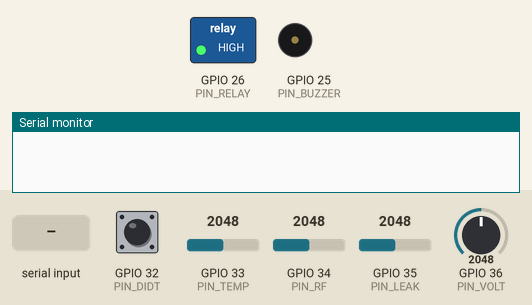
Recording of a program running on a simulated ESP32. On the bench: switched loads named in the program (green lamp = pin HIGH), buzzer (waves = sounding, pin HIGH), the last lines printed to the serial monitor. Inputs (shaded band) come from the test bench; at power-on: GPIO 32 (PIN_DIDT) HIGH, GPIO 33 (PIN_TEMP) = 2048, GPIO 34 (PIN_RF) = 2048, GPIO 35 (PIN_LEAK) = 2048, GPIO 36 (PIN_VOLT) = 2048 (analog values on the 0–4095 scale). WiFi joins after 1.5 s; servers stay silent unless stated; uploads are accepted with an empty reply; the local clock reads 2024-03-15 10:24:30 at power-on unless the program sets it; EEPROM starts erased.

Above: at 0.1 s.
At 1.2 s:
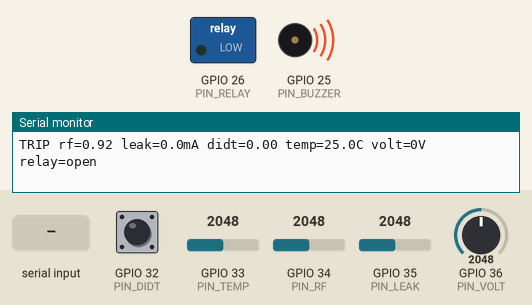
1.3 s: "r" received over Serial
At 1.8 s:
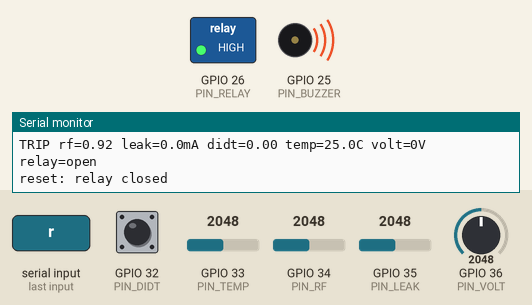
Timing chart, 0 to 4.3 s (numbered marks = the images above; inputs shaded):
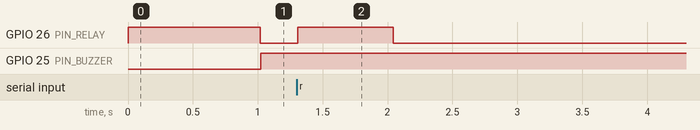

Measured:
- after the input at 1.3 s, GPIO 26 (PIN_RELAY): LOW → HIGH at once, → LOW 0.73 s later

The program:

main.cpp
```cpp
// Fuzz unit firmware (ESP32, Arduino framework).
// NOT YET TESTED ON HARDWARE. The fusion rule and the feature maths are tested on a PC (see host_test/);
// ADC scaling, timing and the relay polarity must be checked on the real board.
#include <Arduino.h>
#include <HTTPClient.h>
#include <Preferences.h>
#include <WiFi.h>
#include <time.h>

#include "config.h"
#include "shape_features.h"
#include "fusion.h"

using namespace fuzz;

static Fusion fusion;
static Preferences prefs;
static volatile bool didtFired = false;   // set by the comparator interrupt
static volatile bool relayOpen = false;

// Network hand-off: the sensing loop writes one JSON string, the network task sends it.
static char outJson[900];
static volatile bool outReady = false;

// ---------------------------------------------------------------------------------------------
// Relay and trip
// ---------------------------------------------------------------------------------------------
void IRAM_ATTR onDidt() {                 // fastest path: cut the supply inside the interrupt
  digitalWrite(PIN_RELAY, RELAY_OFF_LEVEL);
  relayOpen = true;
  didtFired = true;
}

static void openRelay() {
  digitalWrite(PIN_RELAY, RELAY_OFF_LEVEL);
  relayOpen = true;
  fusion.forceTrip();
  prefs.putBool("tripped", true);          // stays tripped after a power cycle until you send 'r' on the serial port
}

static void resetTrip() {
  fusion.setTripped(false);
  prefs.putBool("tripped", false);
  didtFired = false;
  relayOpen = false;
  digitalWrite(PIN_RELAY, RELAY_ON_LEVEL);
  Serial.println("reset: relay closed");
}

// ---------------------------------------------------------------------------------------------
// Measurements
// ---------------------------------------------------------------------------------------------
struct Window { float mean, rms, pp; };

// Sample one pin for about one mains cycle (20 ms at 50 Hz) and return mean, AC RMS and peak-to-peak in mV.
static Window sampleWindow(int pin, uint32_t duration_us = 20000) {
  double sum = 0, sq = 0;
  int n = 0;
  float lo = 1e9f, hi = -1e9f;
  uint32_t t0 = micros();
  while (micros() - t0 < duration_us) {
    float v = analogReadMilliVolts(pin);
    sum += v; sq += (double)v * v; n++;
    if (v < lo) lo = v;
    if (v > hi) hi = v;
  }
  Window w{0, 0, 0};
  if (n > 0) {
    w.mean = sum / n;
    double var = sq / n - (double)w.mean * w.mean;
    w.rms = var > 0 ? sqrt(var) : 0;
    w.pp = hi - lo;
  }
  return w;
}

static float readMilliVolts(int pin, int n) {
  double s = 0;
  for (int i = 0; i < n; i++) s += analogReadMilliVolts(pin);
  return s / n;
}

static float readTempC() {                  // NTC on the 3.3 V side, fixed resistor to ground
  float v = readMilliVolts(PIN_TEMP, 16) / 1000.0f;
  if (v < 0.02f || v > VCC - 0.02f) return NAN;
  float rn = NTC_R_FIXED * (VCC / v - 1.0f);
  float invT = 1.0f / 298.15f + logf(rn / NTC_R25) / NTC_BETA;
  return 1.0f / invT - 273.15f;
}

static float clamp01(float x) { return x < 0 ? 0 : (x > 1.5f ? 1.5f : x); }

#if USE_INTEGRATOR
// Average 8 mains cycles of the di/dt integrator output, each started at a rising zero crossing of the mains
// voltage, 500 samples per cycle (40 us apart at 50 Hz). TODO on hardware: check that one analogReadMilliVolts()
// call is fast enough for a 40 us spacing, otherwise lower the number of samples or use continuous ADC mode.
static bool captureCycle(float* acc, float biasMv) {
  uint32_t t0 = micros();
  float prev = analogReadMilliVolts(PIN_VOLT);
  bool found = false;
  while (micros() - t0 < 60000) {
    float cur = analogReadMilliVolts(PIN_VOLT);
    if (prev < biasMv && cur >= biasMv) { found = true; break; }
    prev = cur;
  }
  if (!found) return false;
  uint32_t start = micros();
  for (int i = 0; i < CYCLE_N; i++) {
    uint32_t next = start + (uint32_t)i * 40;
    while ((int32_t)(micros() - next) < 0) {}
    acc[i] += analogReadMilliVolts(PIN_INTEG) / 1000.0f;
  }
  return true;
}

static bool captureFeatures(float biasMv, float* feat) {
  static float acc[CYCLE_N];
  for (int i = 0; i < CYCLE_N; i++) acc[i] = 0;
  int ok = 0;
  for (int c = 0; c < 8; c++) if (captureCycle(acc, biasMv)) ok++;
  if (ok < 4) return false;
  for (int i = 0; i < CYCLE_N; i++) acc[i] /= ok;
  shape_features(acc, CYCLE_N, feat);
  return true;
}
#endif

// ---------------------------------------------------------------------------------------------
// Network task (core 0), so a slow HTTP call never delays the trip logic on core 1
// ---------------------------------------------------------------------------------------------
static void networkTask(void*) {
  WiFi.mode(WIFI_STA);
  WiFi.begin(WIFI_SSID, WIFI_PASS);
  configTime(0, 0, "pool.ntp.org");
  for (;;) {
    if (WiFi.status() != WL_CONNECTED) { delay(500); continue; }
    if (outReady) {
      HTTPClient http;
      http.setTimeout(1500);
      if (http.begin(BACKEND_URL)) {
        http.addHeader("Content-Type", "application/json");
        http.POST((uint8_t*)outJson, strlen(outJson));
        http.end();
      }
      outReady = false;
    }
    delay(20);
  }
}

// ---------------------------------------------------------------------------------------------
// Setup and loop
// ---------------------------------------------------------------------------------------------
void setup() {
  Serial.begin(115200);
  pinMode(PIN_RELAY, OUTPUT);
  pinMode(PIN_BUZZER, OUTPUT);
  digitalWrite(PIN_BUZZER, LOW);
  analogReadResolution(12);
  analogSetPinAttenuation(PIN_RF, ADC_11db);
  analogSetPinAttenuation(PIN_LEAK, ADC_11db);
  analogSetPinAttenuation(PIN_TEMP, ADC_11db);
  analogSetPinAttenuation(PIN_VOLT, ADC_11db);
#if USE_INTEGRATOR
  analogSetPinAttenuation(PIN_INTEG, ADC_11db);
#endif

  prefs.begin("fuzz", false);
  bool wasTripped = prefs.getBool("tripped", false);
  if (wasTripped) {
    fusion.setTripped(true);
    relayOpen = true;
    digitalWrite(PIN_RELAY, RELAY_OFF_LEVEL);
    Serial.println("tripped before the last restart: relay stays open. Send 'r' to reset.");
  } else {
    digitalWrite(PIN_RELAY, RELAY_ON_LEVEL);
  }
  pinMode(PIN_DIDT, INPUT_PULLUP);          // comparator output; the pull-up is only a safety net
  attachInterrupt(digitalPinToInterrupt(PIN_DIDT), onDidt, FALLING);
  xTaskCreatePinnedToCore(networkTask, "net", 8192, nullptr, 1, nullptr, 0);
}

static const char* STATE_NAME[] = {"NORMAL", "WARNING", "TRIP"};

void loop() {
  static uint32_t lastSecond = 0, lastFeat = 0;
  static float aggRf = 0, aggLeak = 0, aggDidt = 0, voltV = 230.0f, tempC = 25.0f, voltBias = 1650.0f;
  static float rfMv = 0, didtMv = 0;
  static float feat[N_FEATURES];
  static bool haveFeat = false;
  static State state = NORMAL;

  if (Serial.available() && Serial.read() == 'r') resetTrip();

  // ---- fast tick (about 45 ms): one mains cycle each of leakage and voltage, plus RF and di/dt ----
  rfMv = readMilliVolts(PIN_RF, 4);
  float rf = clamp01((rfMv - RF_BASE_MV) / (RF_FULL_MV - RF_BASE_MV));
  Window lk = sampleWindow(PIN_LEAK);
  float leak = lk.pp / LEAK_MV_PER_MA;
  Window vw = sampleWindow(PIN_VOLT);
  voltBias = vw.mean;
  voltV = vw.rms * VOLT_V_PER_MV;
  float didt = didtFired ? 1.0f : 0.0f;
#if USE_INTEGRATOR
  Window iw = sampleWindow(PIN_INTEG, 5000);
  didtMv = iw.mean + iw.pp;
  if (!didtFired) didt = clamp01(didtMv / DIDT_FULL_MV);
#endif
  if (rf > aggRf) aggRf = rf;
  if (leak > aggLeak) aggLeak = leak;
  if (didt > aggDidt) aggDidt = didt;

  // instantaneous limits: do not wait for the one-second tick
  if (!fusion.tripped() && (rf >= 1.0f || leak >= LIM_LEAK || didt >= 1.0f)) openRelay();
  if (relayOpen && !fusion.tripped()) openRelay();      // the interrupt already opened the relay: latch it

  // ---- one-second tick: fusion, outputs, telemetry ----
  uint32_t now = millis();
  if (now - lastSecond >= 1000) {
    lastSecond = now;
    float t = readTempC();
    if (!isnan(t)) tempC = t;
    Reading r{aggRf, aggLeak, aggDidt, tempC, voltV};
    state = fusion.update(r, now / 1000.0f);
    if (state == TRIP && !relayOpen) openRelay();

    // buzzer: steady on trip, short beep every second on warning
    if (state == TRIP) digitalWrite(PIN_BUZZER, HIGH);
    else if (state == WARNING) digitalWrite(PIN_BUZZER, HIGH);   // switched off again below after 100 ms
    else digitalWrite(PIN_BUZZER, LOW);

#if USE_INTEGRATOR
    if (state != TRIP && now - lastFeat >= 5000) {
      lastFeat = now;
      haveFeat = captureFeatures(voltBias, feat);
    }
#endif

    if (!outReady) {
      char iso[32] = "";
      struct tm tmv;
      if (getLocalTime(&tmv, 0)) strftime(iso, sizeof(iso), "%Y-%m-%dT%H:%M:%SZ", &tmv);
      bool dead = relayOpen;                // after a trip the circuit is dead, as in the simulator
      int n = snprintf(outJson, sizeof(outJson),
                       "{\"unit_id\":\"%s\",\"time\":\"%s\",\"state\":\"%s\",\"relay\":\"%s\","
                       "\"rf\":%.3f,\"leak_ma\":%.2f,\"didt\":%.3f,\"temp_c\":%.2f,\"volt\":%.1f",
                       UNIT_ID, iso, STATE_NAME[state], relayOpen ? "OPEN" : "CLOSED",
                       dead ? 0.0f : aggRf, dead ? 0.0f : aggLeak, dead ? 0.0f : aggDidt, tempC, dead ? 0.0f : voltV);
#if USE_INTEGRATOR
      if (haveFeat && !dead) {
        n += snprintf(outJson + n, sizeof(outJson) - n, ",\"appliance_features\":[");
        for (int i = 0; i < N_FEATURES; i++) n += snprintf(outJson + n, sizeof(outJson) - n, "%s%.5f", i ? "," : "", feat[i]);
        n += snprintf(outJson + n, sizeof(outJson) - n, "]");
        if (aggRf > 0.15f && rfMv > 1.0f && didtMv > 1.0f) {
          float relDb = 20.0f * log10f(rfMv) - 20.0f * log10f(didtMv) + RF_REL_OFFSET_DB;
          n += snprintf(outJson + n, sizeof(outJson) - n, ",\"rf_rel_db\":%.2f", relDb);
        }
      }
#endif
      snprintf(outJson + n, sizeof(outJson) - n, "}");
      outReady = true;
    }
    Serial.printf("%s rf=%.2f leak=%.1fmA didt=%.2f temp=%.1fC volt=%.0fV relay=%s\n", STATE_NAME[state], aggRf, aggLeak,
                  aggDidt, tempC, voltV, relayOpen ? "open" : "closed");
    aggRf = aggLeak = aggDidt = 0;
    didtFired = false;                       // the latch lives in fusion/prefs; the flag is per second
  }
  if (state == WARNING && millis() - lastSecond > 100) digitalWrite(PIN_BUZZER, LOW);
}
```

fusion.h
```cpp
#pragma once
// Fusion rule of the Fuzz unit. Pure C++ (no Arduino calls) so it can be tested on a PC against demo/simulator.py.
#include <math.h>

namespace fuzz {

constexpr float LIM_RF = 0.8f;       // normalised RF detector level
constexpr float LIM_LEAK = 30.0f;    // leakage current, mA
constexpr float LIM_DIDT = 1.0f;     // normalised di/dt level (1.0 = comparator fired)
constexpr float TEMP_WARN = 40.0f;   // degrees C, score is 0 here
constexpr float TEMP_TRIP = 80.0f;   // degrees C, score is 1 here
constexpr float V_MIN = 207.0f;      // +-10% of 230 V
constexpr float V_MAX = 253.0f;
constexpr float WARN_AVG = 0.35f;    // a channel counts as raised when its 5-reading average passes 35% of its limit
constexpr float HARD_WARN = 0.8f;    // a single channel at 80% of its limit also warns
constexpr float HOLD_S = 10.0f;      // a warning is held for 10 s so it does not flicker
constexpr int WINDOW = 5;
constexpr int NCH = 4;               // rf, leak, didt, temp

enum State { NORMAL = 0, WARNING = 1, TRIP = 2 };

struct Reading {
  float rf, leak_ma, didt, temp_c, volt;
};

class Fusion {
 public:
  // Call once per second with that second's readings. t is a time in seconds.
  State update(const Reading& r, float t) {
    float now[NCH] = {r.rf / LIM_RF, r.leak_ma / LIM_LEAK, r.didt / LIM_DIDT, (r.temp_c - TEMP_WARN) / (TEMP_TRIP - TEMP_WARN)};
    for (int c = 0; c < NCH; c++) win_[head_][c] = now[c];
    head_ = (head_ + 1) % WINDOW;
    if (n_ < WINDOW) n_++;

    float avg[NCH];
    for (int c = 0; c < NCH; c++) {
      float sum = 0;
      for (int i = 0; i < n_; i++) sum += win_[i][c];     // the buffer holds the last n_ values (order does not matter for a mean)
      avg[c] = sum / n_;
    }
    // di/dt never acts alone: real motors and dimmers make fast current steps all the time (COOLL dataset),
    // so it counts only while rf, leakage or temperature is also raised on average.
    if (!(avg[0] >= WARN_AVG || avg[1] >= WARN_AVG || avg[3] >= WARN_AVG)) { now[2] = 0.0f; avg[2] = 0.0f; }
    int raised = 0;
    for (int c = 0; c < NCH; c++) if (avg[c] >= WARN_AVG) raised++;
    float mx = now[0];
    bool anyTrip = false;
    for (int c = 0; c < NCH; c++) {
      if (now[c] > mx) mx = now[c];
      if (now[c] >= 1.0f) anyTrip = true;
    }
    bool voltBad = !(r.volt >= V_MIN && r.volt <= V_MAX);

    State s;
    if (tripped_ || anyTrip) s = TRIP;
    else if (raised >= 2 || mx >= HARD_WARN || voltBad) s = WARNING;
    else s = NORMAL;

    if (s == WARNING) warnUntil_ = t + HOLD_S;
    else if (s == NORMAL && t < warnUntil_) s = WARNING;
    if (s == TRIP) tripped_ = true;
    return s;
  }
  void forceTrip() { tripped_ = true; }
  void setTripped(bool v) { tripped_ = v; }
  bool tripped() const { return tripped_; }

 private:
  float win_[WINDOW][NCH] = {};
  int n_ = 0, head_ = 0;
  bool tripped_ = false;
  float warnUntil_ = -1.0f;
};

}  // namespace fuzz
```

shape_features.h
```cpp
#pragma once
// Shape features of one averaged mains cycle of the di/dt integrator output.
// Same definition as shape_features() in ml/baseline_appliance_proxy.py (17 values):
// harmonics 2..15 relative to the fundamental, crest factor, THD, conduction duty.
#include <math.h>

namespace fuzz {

constexpr int CYCLE_N = 500;     // samples per mains cycle
constexpr int N_FEATURES = 17;

inline void shape_features(const float* x, int n, float* out) {
  const double TWO_PI = 6.283185307179586;
  double sp[15];
  for (int k = 1; k <= 15; k++) {
    double re = 0, im = 0;
    for (int i = 0; i < n; i++) {
      double a = TWO_PI * k * i / n;
      re += x[i] * cos(a);
      im -= x[i] * sin(a);
    }
    sp[k - 1] = sqrt(re * re + im * im);
  }
  double sq = 0, amax = 0;
  for (int i = 0; i < n; i++) {
    sq += (double)x[i] * x[i];
    double a = fabs((double)x[i]);
    if (a > amax) amax = a;
  }
  double rms = sqrt(sq / n) + 1e-9;
  double thdSum = 0;
  for (int k = 1; k < 15; k++) {
    out[k - 1] = (float)(sp[k] / (sp[0] + 1e-9));        // harmonics 2..15
    thdSum += sp[k] * sp[k];
  }
  int conducting = 0;
  for (int i = 0; i < n; i++) if (fabs((double)x[i]) > 0.05 * amax) conducting++;
  out[14] = (float)(amax / rms);                          // crest
  out[15] = (float)(sqrt(thdSum) / (sp[0] + 1e-9));       // THD
  out[16] = (float)((double)conducting / n);              // duty
}

}  // namespace fuzz
```

config.h
```cpp
#pragma once
// ---- network -------------------------------------------------------------------------
#define WIFI_SSID "Airtel_sans_2533"
#define WIFI_PASS "Air@52761"
#define BACKEND_URL "http://192.168.1.10:5000/api/telemetry"   // the PC running backend\app.py
#define UNIT_ID "fuzz-01"

// ---- pins (from the KiCad schematic) ---------------------------------------------------
#define PIN_RF 34        // RF_OUT
#define PIN_LEAK 35      // LEAK_OUT
#define PIN_DIDT 32      // DIDT_OUT, comparator output, high at rest, low on a fault
#define PIN_TEMP 33      // TEMP_OUT
#define PIN_VOLT 36      // VOLT_OUT (ZMPT101B module)
#define PIN_INTEG 39     // PROPOSED: output of U3A (di/dt integrator). Not in the schematic yet.
#define PIN_RELAY 26
#define PIN_BUZZER 25

// ---- options ---------------------------------------------------------------------------
#define USE_INTEGRATOR 0          // 1 only after U3A's output is wired to IO39: enables appliance features and RF-to-di/dt level
#define RELAY_ON_LEVEL HIGH       // level that closes the relay (supply on); check your relay module
#define RELAY_OFF_LEVEL LOW

// ---- calibration (PLACEHOLDERS: measure on hardware and replace) -------------------------
#define RF_BASE_MV 0.0f           // detector output with no arc
#define RF_FULL_MV 1800.0f        // detector output that counts as 1.0 (rail limit of the LM358 on 3.3 V is about 1.8 V)
#define LEAK_MV_PER_MA 2.5f       // peak-to-peak mV at LEAK_OUT per mA of leakage (SPICE: about 75 mV for 30 mA)
#define VOLT_V_PER_MV 0.35f       // mains volts RMS per mV RMS at VOLT_OUT (adjust with the module's trimmer)
#define DIDT_FULL_MV 1800.0f      // integrator output that counts as 1.0
#define RF_REL_OFFSET_DB 0.0f     // aligns the RF-to-di/dt level with the training data (needs a calibration run)
#define NTC_BETA 3950.0f          // assumed
#define NTC_R25 10000.0f
#define NTC_R_FIXED 10000.0f      // bottom resistor of the divider; NTC is on the 3.3 V side
#define VCC 3.3f
```
